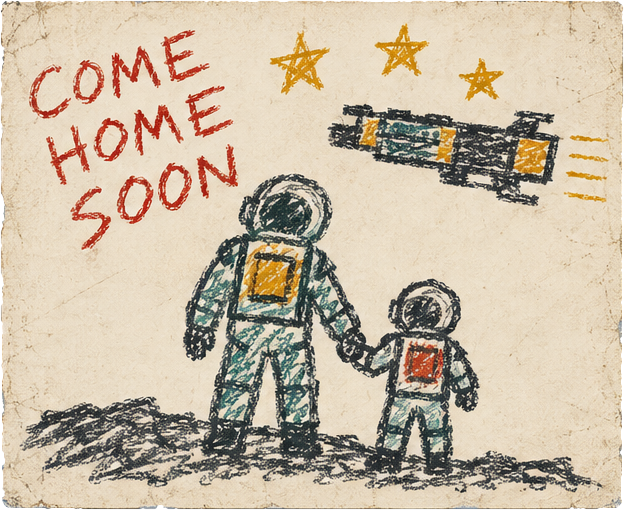
#> input picture assets/game/decals/qtr_drawing.png, 624 x 510 px
$ python -i t023_sheet.py   (imports and definitions only)
#> lines starting #> are read from the running program, lines starting #| are printed output that depends on the picture
#!/usr/bin/env python3
"""T023's sheet: docs/screens/T023/sheet.png. The concept frames A014-03/04/05 beside the built rooms, then every
other stand. Run after tools/capture.sh scenes/dev/t023_stand.tscn docs/screens/T023 2."""
from pathlib import Path

from PIL import Image, ImageDraw

OUT = Path("docs/screens/T023")
SRC = Path("assets/source/A014-derelict-2")
W, H = 800, 445
PAIRS = [("A014-03", "t023_bridge_black_box", "Bridge"), ("A014-04", "t023_bio_lab", "Bio lab"), ("A014-05", "t023_east_spine_north", "Corridor")]
REST = ["bridge", "bridge_black_box_play", "bio_lab_tanks_play", "bio_lab_seal_trolley", "bio_lab_seal_play", "mess", "quarters", "airlock_hold",
        "engineering_dead_end", "engineering_door_play", "west_spine_north", "west_spine_south", "west_spine_play", "east_spine_south", "east_spine_grim", "east_spine_play"]


def fit(path):
#> called with path = '../assets/game/decals/qtr_drawing.png'
    im = Image.open(path).convert("RGB")
    s = max(W / im.width, H / im.height)
#> s = 1.28
    im = im.resize((round(im.width * s), round(im.height * s)))
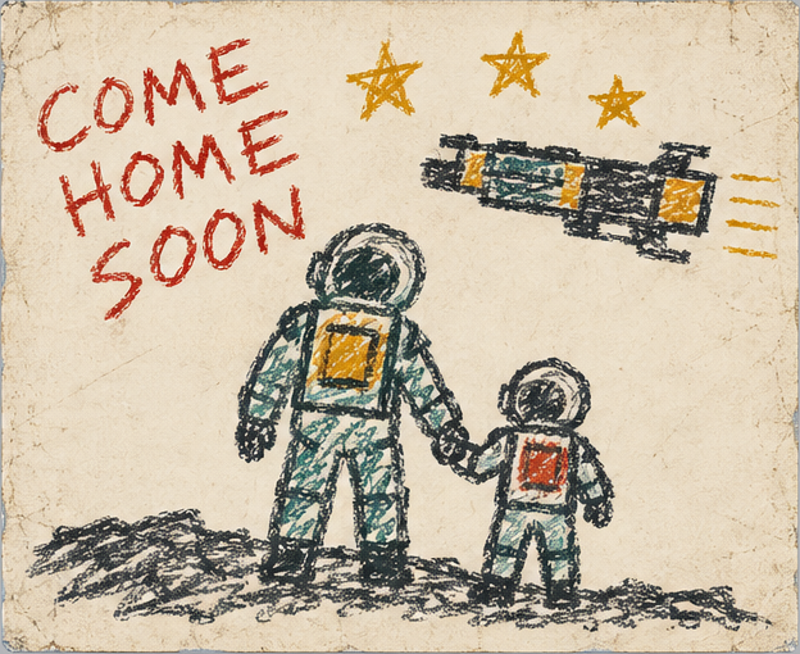
#> im: PIL image 800x654 RGB; mean R, G, B 199.9, 185.5, 164.2
    x, y = (im.width - W) // 2, (im.height - H) // 2
#> x = 0; y = 104
    return im.crop((x, y, x + W, y + H))
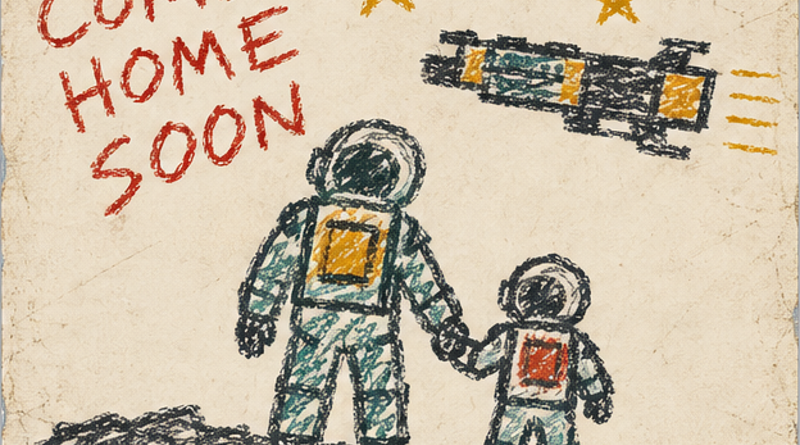
#> returned value: PIL image 800x445 RGB; mean R, G, B 199.9, 185.9, 165.2


rows = len(PAIRS) + (len(REST) + 1) // 2
sheet = Image.new("RGB", (W * 2 + 10, (H + 24) * rows), "#101214")
d = ImageDraw.Draw(sheet)
# [12 lines not run here, left out]

>>> result = fit('../assets/game/decals/qtr_drawing.png')
